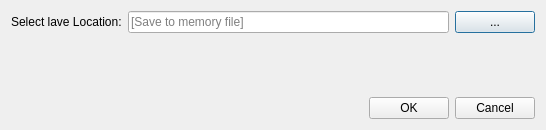
<?xml version="1.0" encoding="UTF-8"?>
<ui version="4.0">
 <class>CreatenewDialogBase</class>
 <widget class="QDialog" name="CreatenewDialogBase">
  <property name="geometry">
   <rect>
    <x>0</x>
    <y>0</y>
    <width>546</width>
    <height>130</height>
   </rect>
  </property>
  <property name="sizePolicy">
   <sizepolicy hsizetype="Preferred" vsizetype="Fixed">
    <horstretch>0</horstretch>
    <verstretch>0</verstretch>
   </sizepolicy>
  </property>
  <property name="minimumSize">
   <size>
    <width>0</width>
    <height>130</height>
   </size>
  </property>
  <property name="maximumSize">
   <size>
    <width>16777215</width>
    <height>130</height>
   </size>
  </property>
  <property name="windowTitle">
   <string>Create new entrance layer</string>
  </property>
  <layout class="QVBoxLayout" name="verticalLayout">
   <item>
    <layout class="QGridLayout" name="gridLayout">
     <item row="1" column="3">
      <widget class="QPushButton" name="pushButtonSelectLocationEntrance">
       <property name="sizePolicy">
        <sizepolicy hsizetype="Maximum" vsizetype="Fixed">
         <horstretch>0</horstretch>
         <verstretch>0</verstretch>
        </sizepolicy>
       </property>
       <property name="text">
        <string>...</string>
       </property>
      </widget>
     </item>
     <item row="3" column="2">
      <widget class="QPushButton" name="pushButtonEntrancesNewFileDLG">
       <property name="sizePolicy">
        <sizepolicy hsizetype="Maximum" vsizetype="Fixed">
         <horstretch>0</horstretch>
         <verstretch>0</verstretch>
        </sizepolicy>
       </property>
       <property name="text">
        <string>OK</string>
       </property>
      </widget>
     </item>
     <item row="2" column="2">
      <spacer name="verticalSpacer">
       <property name="orientation">
        <enum>Qt::Vertical</enum>
       </property>
       <property name="sizeHint" stdset="0">
        <size>
         <width>20</width>
         <height>20</height>
        </size>
       </property>
      </spacer>
     </item>
     <item row="1" column="0">
      <widget class="QLabel" name="label">
       <property name="sizePolicy">
        <sizepolicy hsizetype="Maximum" vsizetype="Maximum">
         <horstretch>0</horstretch>
         <verstretch>0</verstretch>
        </sizepolicy>
       </property>
       <property name="text">
        <string>Select lave Location:</string>
       </property>
      </widget>
     </item>
     <item row="3" column="3">
      <widget class="QPushButton" name="closePopUpEntrancesButton">
       <property name="sizePolicy">
        <sizepolicy hsizetype="Maximum" vsizetype="Fixed">
         <horstretch>0</horstretch>
         <verstretch>0</verstretch>
        </sizepolicy>
       </property>
       <property name="text">
        <string>Cancel</string>
       </property>
      </widget>
     </item>
     <item row="1" column="1" colspan="2">
      <widget class="QLineEdit" name="lineEditEntrances">
       <property name="placeholderText">
        <string>[Save to memory file]</string>
       </property>
      </widget>
     </item>
    </layout>
   </item>
  </layout>
 </widget>
 <resources/>
 <connections/>
</ui>
